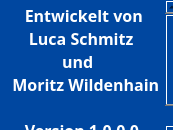
<?xml version="1.0" encoding="UTF-8"?>
<ui version="4.0">
 <class>Form</class>
 <widget class="QWidget" name="Form">
  <property name="geometry">
   <rect>
    <x>0</x>
    <y>0</y>
    <width>173</width>
    <height>130</height>
   </rect>
  </property>
  <property name="minimumSize">
   <size>
    <width>173</width>
    <height>130</height>
   </size>
  </property>
  <property name="maximumSize">
   <size>
    <width>173</width>
    <height>130</height>
   </size>
  </property>
  <property name="windowTitle">
   <string>Info</string>
  </property>
  <property name="windowIcon">
   <iconset>
    <activeon>../../../Downloads/information.png</activeon>
   </iconset>
  </property>
  <property name="styleSheet">
   <string notr="true">background-color: rgba(0, 71, 160, 255)</string>
  </property>
  <widget class="QPlainTextEdit" name="plainTextEdit">
   <property name="geometry">
    <rect>
     <x>-1</x>
     <y>-1</y>
     <width>181</width>
     <height>141</height>
    </rect>
   </property>
   <property name="sizePolicy">
    <sizepolicy hsizetype="Fixed" vsizetype="Fixed">
     <horstretch>0</horstretch>
     <verstretch>0</verstretch>
    </sizepolicy>
   </property>
   <property name="maximumSize">
    <size>
     <width>16777215</width>
     <height>16777215</height>
    </size>
   </property>
   <property name="font">
    <font>
     <family>Century Gothic</family>
     <pointsize>12</pointsize>
     <weight>75</weight>
     <bold>true</bold>
    </font>
   </property>
   <property name="focusPolicy">
    <enum>Qt::NoFocus</enum>
   </property>
   <property name="styleSheet">
    <string notr="true">background-color: rgba(255, 255, 255, 0);color: white;
border-color: rgba(255, 255, 255, 0);</string>
   </property>
   <property name="readOnly">
    <bool>true</bool>
   </property>
   <property name="plainText">
    <string>     Entwickelt von
      Luca Schmitz
              und
  Moritz Wildenhain

     Version 1.0.0.0</string>
   </property>
  </widget>
 </widget>
 <resources/>
 <connections/>
</ui>
